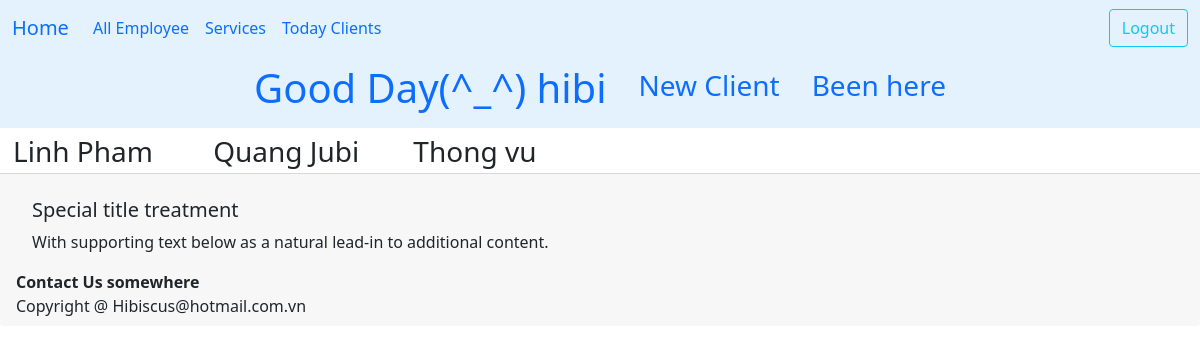
Before: /dathen/all/ (signed in) with the older database file.
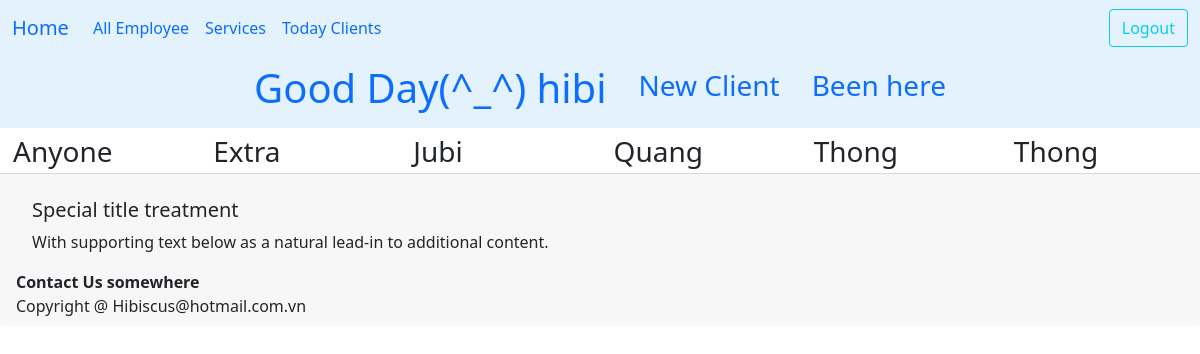
After: the same page with the newer database file.
### ledger/models.py (models this page shows, shortened)
class Technician(models.Model):
    class Status(models.TextChoices):
        on = "Working"
        off = "Off Work"
        available = "Available"
    name = models.CharField(max_length=25)
    phone = PhoneNumberField()
    email = models.EmailField(max_length=40, null=True, blank=True)
    owner = models.ForeignKey(settings.AUTH_USER_MODEL, on_delete=models.DO_NOTHING)
    isWork = models.BooleanField(default=False)
    start_work_at = models.TimeField()
    end_work = models.TimeField()
    status = models.CharField(choices=Status.choices, max_length=12, default=Status.off)
    picture = models.BinaryField(null=True, editable=True)
    content_type = models.CharField(max_length=256, null=True, help_text='The MIMEType of the file')
    services = models.ManyToManyField("Service", blank=True, related_name="tech")
    time_come_in = models.TimeField(null=True)
    class Meta:
        unique_together = ('name','phone',)
        ordering = ['name']
    def get_clients(self):
        allClients = self.khachs.all()
        return allClients
    def get_today_clients(self):
        return self.get_clients().filter(day_comes=datetime.date.today()).order_by('time_at')

### datHen/views.py (the view)
# urls.py: path('all/', views.DatHenView.as_view(), name='listHen' ),
class DatHenView(LoginRequiredMixin,View):
    template_name = 'datHen/dathenview.html'
    def get(self, request):
        allTech = Technician.objects.filter(owner=request.user)
        allKhachHen = {
            'allTech': allTech,
                       }
        return render(request, self.template_name, allKhachHen)

### datHen/templates/datHen/dathenview.html (shortened to what this page needs)
{% extends 'base.html' %}
{% load crispy_forms_tags %}
{% load humanize %}
{% block nutChinh %}
<a class="nav-link" href="{% url 'datHen:first_step' %}">New Client</a>
        <a class="nav-link" href="{% url 'datHen:find_client' %}">Been here</a>
{% endblock nutChinh %}
{% block content %}
<div class="container_tech">
    {%for tech in allTech %}
    <div class="col-md-2 align-text-top" id="tech">
        <span class="fs-3" >
            {{tech.name}}
        </span>
    </div>
    {%endfor%}
</div>
{% endblock content %}
{% block footer %}
    <strong>Contact Us somewhere</strong>
{% endblock footer %}

Changed rows visible on the page:
changed Technician: name "Quang Jubi" → "Anyone"
added Technician: name "Extra"
added Technician: name "Jubi"
changed Technician: name "Thong vu" → "Quang"
changed Technician (number 5 of 6 on the later page): name "Linh Pham" → "Thong"; moves down the list
added Technician: name "Thong"
